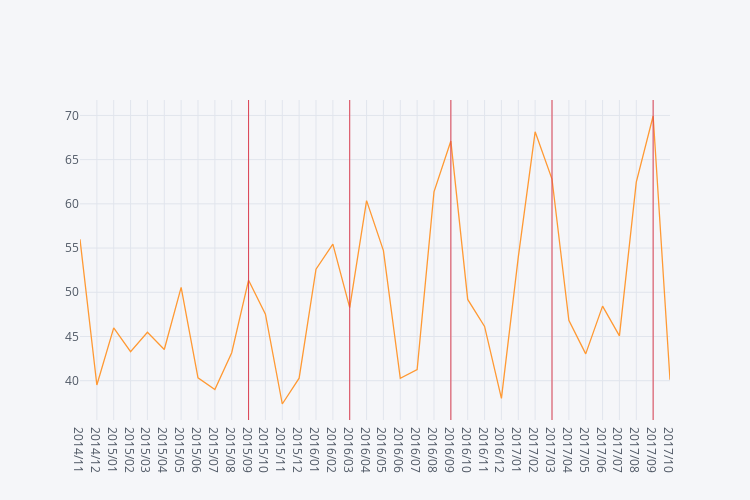

Notebook source saved alongside this figure:
### Code cell
iplot(monthly_mean[-36:].iplot(asFigure=True, dimensions=(750, 500), vline=['2017/09', '2017/03', '2016/09', '2016/03', '2015/09']))

### Figure 1 — Plotly figure (JSON) as saved in the notebook; plotly's stock layout.template omitted (floating-point values rounded to 4 significant figures)
{"data": [{"line": {"color": "rgba(255, 153, 51, 1.0)", "dash": "solid", "width": 1.3}, "mode": "lines", "name": "None", "text": "", "type": "scatter", "x": ["2014/11", "2014/12", "2015/01", "2015/02", "2015/03", "2015/04", "2015/05", "2015/06", "2015/07", "2015/08", "2015/09", "2015/10", "2015/11", "2015/12", "2016/01", "2016/02", "2016/03", "2016/04", "2016/05", "2016/06", "2016/07", "2016/08", "2016/09", "2016/10", "2016/11", "2016/12", "2017/01", "2017/02", "2017/03", "2017/04", "2017/05", "2017/06", "2017/07", "2017/08", "2017/09", "2017/10"], "y": [56, 39.52, 45.97, 43.29, 45.48, 43.53, 50.55, 40.33, 39, 43.16, 51.37, 47.52, 37.37, 40.29, 52.61, 55.45, 48.26, 60.37, 54.71, 40.27, 41.26, 61.35, 67.1, 49.19, 46.13, 38, 53.97, 68.14, 62.81, 46.83, 43.03, 48.43, 45.06, 62.45, 69.93, 40.1]}], "layout": {"height": 500, "legend": {"bgcolor": "#F5F6F9", "font": {"color": "#4D5663"}}, "paper_bgcolor": "#F5F6F9", "plot_bgcolor": "#F5F6F9", "shapes": [{"line": {"color": "#db4052", "dash": "solid", "width": 1}, "type": "line", "x0": "2017/09", "x1": "2017/09", "xref": "x", "y0": 0, "y1": 1, "yref": "paper"}, {"line": {"color": "#db4052", "dash": "solid", "width": 1}, "type": "line", "x0": "2017/03", "x1": "2017/03", "xref": "x", "y0": 0, "y1": 1, "yref": "paper"}, {"line": {"color": "#db4052", "dash": "solid", "width": 1}, "type": "line", "x0": "2016/09", "x1": "2016/09", "xref": "x", "y0": 0, "y1": 1, "yref": "paper"}, {"line": {"color": "#db4052", "dash": "solid", "width": 1}, "type": "line", "x0": "2016/03", "x1": "2016/03", "xref": "x", "y0": 0, "y1": 1, "yref": "paper"}, {"line": {"color": "#db4052", "dash": "solid", "width": 1}, "type": "line", "x0": "2015/09", "x1": "2015/09", "xref": "x", "y0": 0, "y1": 1, "yref": "paper"}], "titlefont": {"color": "#4D5663"}, "width": 750, "xaxis1": {"gridcolor": "#E1E5ED", "showgrid": true, "tickfont": {"color": "#4D5663"}, "title": "", "titlefont": {"color": "#4D5663"}, "zerolinecolor": "#E1E5ED"}, "yaxis1": {"gridcolor": "#E1E5ED", "showgrid": true, "tickfont": {"color": "#4D5663"}, "title": "", "titlefont": {"color": "#4D5663"}, "zerolinecolor": "#E1E5ED"}}}
